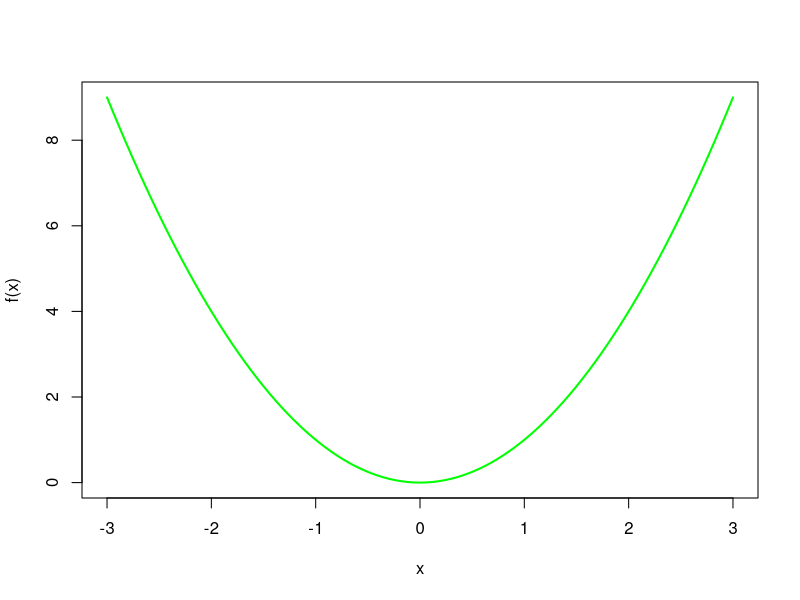
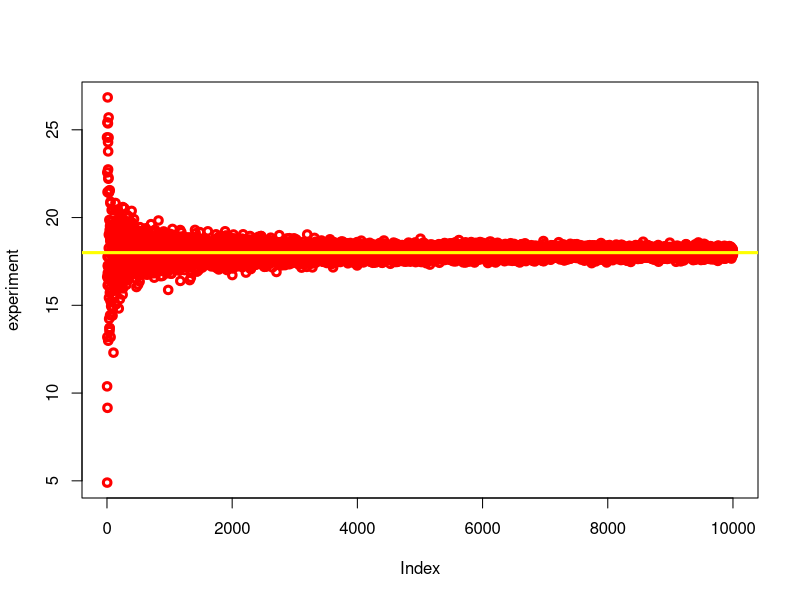

Recreate these plots in R, in order.
f=function(x){
  return(x^2);
}
a=-3
b=3
curve(f,from=a,to=b,col="green",lwd=2)
randompoints=runif(n=1000,min=a,max=b)
result=(b-a)*(mean(f(randompoints)));
print(result)
experiment=vector(length=10000);
for(i in 1:10000){
  randomised=runif(n=i,max=3,min=-3);
  experiment[i]=(b-a)*(mean(f(randomised)));
}
plot(experiment,col="red",lwd=3)
abline(lwd=3,h=18,col="yellow")